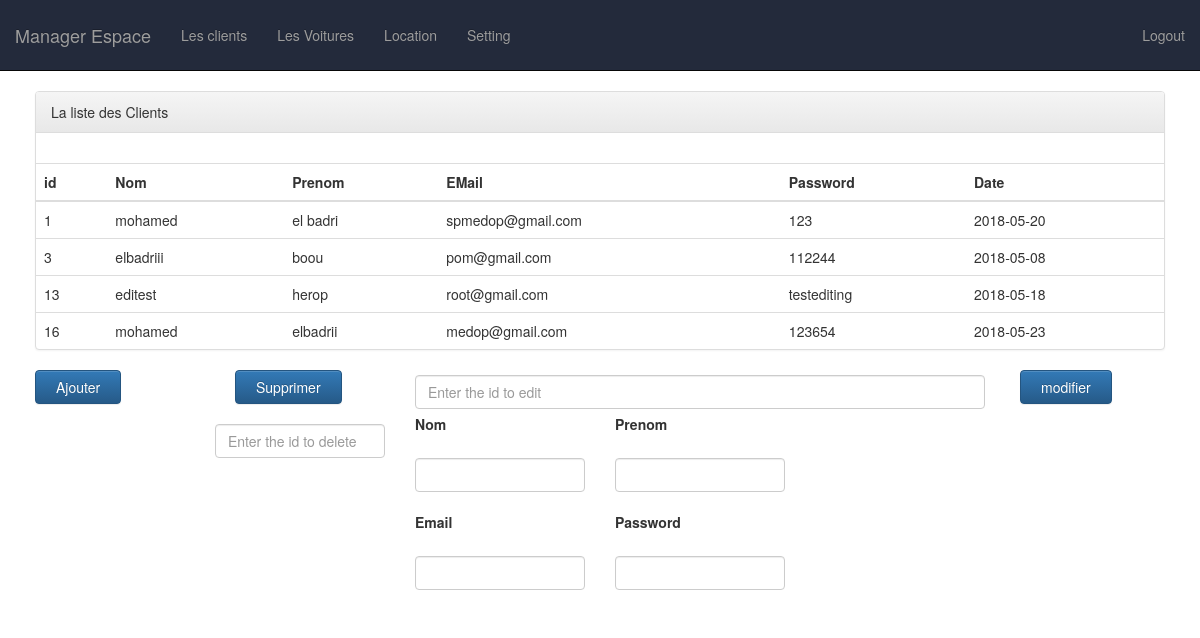
Screenshot of /adminfile/clients.php with the database file from the repository.
### tables this page shows
CREATE TABLE IF NOT EXISTS `client` (
  `id` int(12) NOT NULL AUTO_INCREMENT,
  `Nom` varchar(20) NOT NULL,
  `Prenom` varchar(20) NOT NULL,
  `email` varchar(40) NOT NULL,
  `password` varchar(40) NOT NULL,
  `dateob` date NOT NULL,
  PRIMARY KEY (`id`),
  UNIQUE KEY `email` (`email`)
);

### adminfile/clients.php (the view, shortened to what this page needs)
<!DOCTYPE html>
<html lang="en">
<head>
        <link rel="stylesheet" href="https://maxcdn.bootstrapcdn.com/bootstrap/3.3.7/css/bootstrap.min.css">
        <link rel="stylesheet" href="https://maxcdn.bootstrapcdn.com/bootstrap/3.3.7/css/bootstrap-theme.min.css">
        <link rel="stylesheet" type="text/css" href="css/custom.css">
          <nav class="navbar navbar-inverse navbar-static-top mynav" role="navigation">
          <div class="container-fluid nav2">
            <div class="navbar-header">
              <a class="navbar-brand" href="index.php">Manager Espace</a>
            </div>
            <div   class="collapse navbar-collapse">
              <ul class="nav navbar-nav esp">
                    <li><a href="clients.php">Les clients</a></li>
                    <li><a href="voitures.php">Les Voitures</a></li>
                    <li><a href="location.php">Location</a></li>
                    <li><a href="admin.php">Setting</a></li>
                </ul>
              <ul class="nav navbar-nav navbar-right">
                <li><a href="logout.php">Logout</a></li>
              </ul>
            </div>
          </div>
        </nav>
    </head>
  <body>
<div class="container-fluid">
    <div class="panel panel-default">
  <div class="panel-heading">La liste des Clients</div>
  <div class="panel-body">
  </div>
  <table class="table">
    <thead>
     <tr>
       <th>id</th>
       <th>Nom</th>
       <th>Prenom</th>
       <th>EMail</th>
       <th>Password</th>
       <th>Date</th>
     </tr>
       <?php
        include('connexion.php');
        $sql = "SELECT *  FROM client";
        $result = $conn->query($sql);
        if ($result->num_rows > 0) {
           while($row = $result->fetch_assoc()) {
             echo "<tr><td>".$row["id"]."</td><td>".$row["Nom"]."</td><td> ".$row["Prenom"]."</td><td>".$row["email"]." </td><td> ".$row["password"]."</td><td>".$row["dateob"]."</td></tr>" ;
           }
       } else {
           echo "0 results";
       }
       ?>
   </thead>
  </table>
  </div>
</div>
<div class="container-fluid">
  <div class="row">
    <div class="col-sm-6 col-md-2">
    <a href="ajouterClient.html"><button type="button" class="btn btn-primary">Ajouter</button></a>
  </div>
    <div class="col-sm-6 col-md-2">
        <form action="deleteClient.php" method="post">
        <button type="submit" class="btn btn-primary">Supprimer</button>
        <input class="form-control" name="idtodelete" type="text" placeholder="Enter the id to delete">
      </form>
    </div>
    <div class="col-8">
    <form action="editClient.php" method="post">
    <button type="submit" class="btn btn-primary">modifier</button>
    <div class="col-xs-6">
    <input class="form-control" id="inputid" name="idtoedit" type="text" required placeholder="Enter the id to edit">
    <div class="row">
    <div class="col-xs-4">
        <label for="ex3">Nom</label>
        <input class="form-control" name="nom" required type="text">
      </div>
      <div class="col-xs-4">
        <label for="ex3">Prenom</label>
        <input class="form-control" name="prenom" required type="text">
      </div>
    </div>
      <div class="row">
      <div class="col-xs-4">
        <label for="ex3">Email</label>
        <input class="form-control" name="email" required type="text">
      </div>
      <div class="col-xs-4">
        <label for="ex3">Password</label>
        <input class="form-control" name="password" required type="text">
      </div>
    </div>
  </form>
  </div>
  </div>
  </body>
</html>

### adminfile/css/custom.css (style rules this page uses)
.mynav { padding-top: 10px; padding-bottom: 10px ; }
.navbar-inverse { background-image: none; background-repeat: no-repeat; background-color: #232a3b; }
.panel { margin-left: 20px; margin-right: 20px; }
.btn { margin-left: 20px; margin-right: 20px; padding-right: 20px; padding-left: 20px; }
.form-control { margin-top: 20px ; margin-bottom: 20px ; }
label { margin-bottom: 4px ; margin-right: 12px; padding-right: }
#inputid, btn { margin-top: 5px ; margin-bottom: 5px ; }

### rows the page displays
client: id "1", Nom "mohamed", Prenom "el badri", email "spmedop@gmail.com", password "123", dateob "2018-05-20"
client: id "3", Nom "elbadriii", Prenom "boou", email "pom@gmail.com", password "112244", dateob "2018-05-08"
client: id "13", Nom "editest", Prenom "herop", email "root@gmail.com", password "testediting", dateob "2018-05-18"
client: id "16", Nom "mohamed", Prenom "elbadrii", email "medop@gmail.com", password "123654", dateob "2018-05-23"
